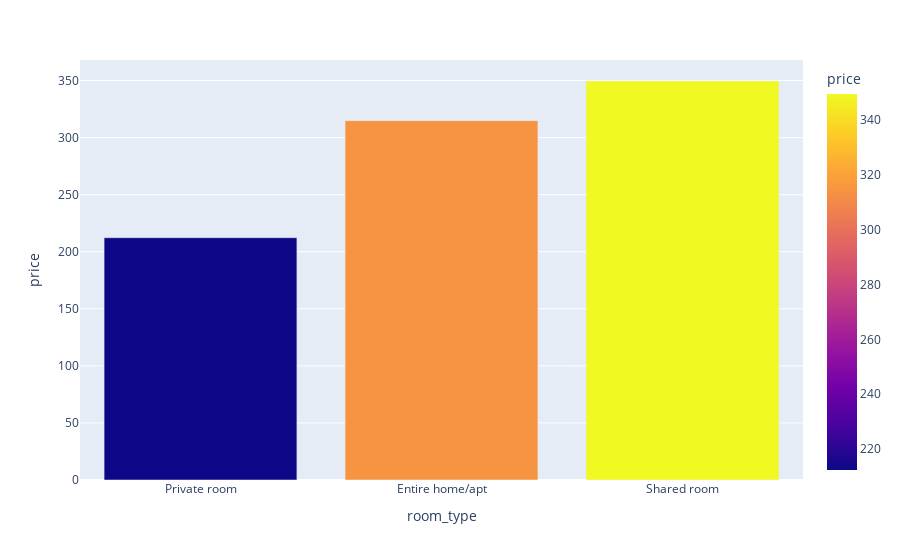

Here is the notebook cell this chart was saved with:
### Code cell
pr_df = df.groupby('room_type',as_index=False)['price'].mean().sort_values(by='price')
fig = px.bar(data_frame=pr_df,x='room_type',y='price',color='price',title="Room type-Avg price")
fig.show()

### Figure 1 — Plotly figure (JSON) as saved in the notebook; plotly's stock layout.template omitted (floating-point values rounded to 4 significant figures)
{"data": [{"alignmentgroup": "True", "hovertemplate": "room_type=%{x}<br>price=%{marker.color}<extra></extra>", "legendgroup": "", "marker": {"color": [212.3, 314.9, 349.6], "coloraxis": "coloraxis", "pattern": {"shape": ""}}, "name": "", "offsetgroup": "", "orientation": "v", "showlegend": false, "textposition": "auto", "type": "bar", "x": ["Private room", "Entire home/apt", "Shared room"], "xaxis": "x", "y": [212.3, 314.9, 349.6], "yaxis": "y"}], "layout": {"autosize": true, "barmode": "relative", "coloraxis": {"colorbar": {"title": {"text": "price"}}, "colorscale": [[0, "#0d0887"], [0.1111, "#46039f"], [0.2222, "#7201a8"], [0.3333, "#9c179e"], [0.4444, "#bd3786"], [0.5556, "#d8576b"], [0.6667, "#ed7953"], [0.7778, "#fb9f3a"], [0.8889, "#fdca26"], [1, "#f0f921"]]}, "legend": {"tracegroupgap": 0}, "margin": {"t": 60}, "xaxis": {"anchor": "y", "autorange": true, "domain": [0, 1], "range": [-0.5, 2.5], "title": {"text": "room_type"}, "type": "category"}, "yaxis": {"anchor": "x", "autorange": true, "domain": [0, 1], "range": [0, 368.0], "title": {"text": "price"}, "type": "linear"}}}
